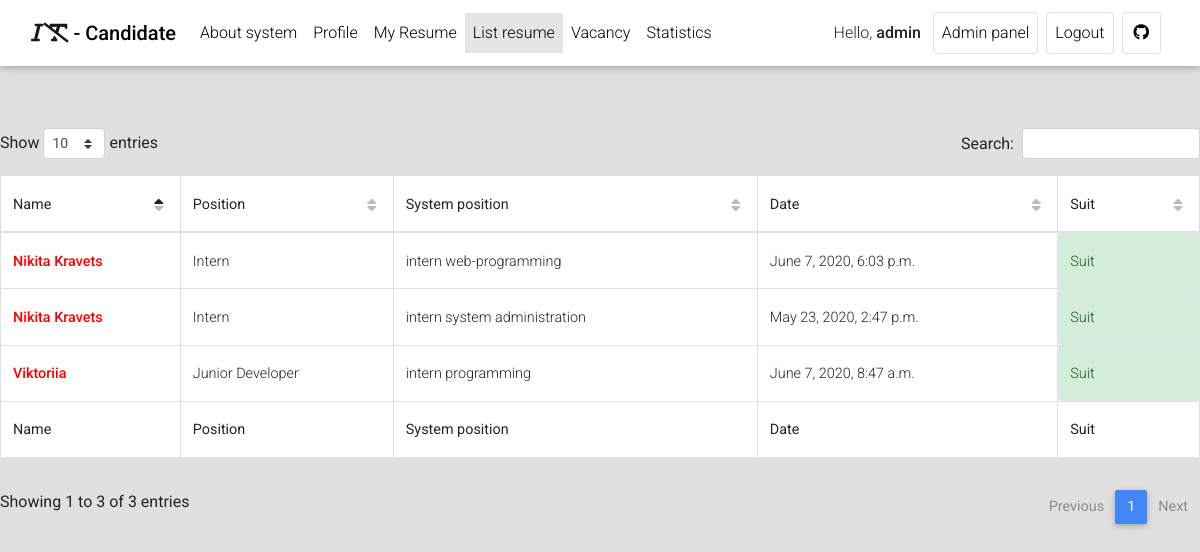
The app's page /resume/ (signed in) with its own data.
### DilomProject/apps/resume/models.py (models this page shows, shortened)
class Resume(models.Model):
    user = models.OneToOneField(User, on_delete = models.CASCADE)
    resume_PIB = models.CharField(
        'Your name',
        max_length = 64,
    )
    resume_email = models.EmailField(
        'Email',
        max_length = 20,
    )
    resume_adress = models.CharField(
        'Home adress',
        max_length = 150,
    )
    resume_phone = models.CharField(
        'Phone number',
        max_length = 20,
    )
    resume_github = models.URLField(
        'Github link',
        max_length = 30,
        blank=True,
    )
    resume_position = models.CharField(
        'Position',
        max_length = 30,
    )
    resume_experience = models.CharField(
        'Experience',
        max_length = 30,
    )
    resume_years = models.CharField(
        'Years',
        max_length = 3,
    )
    resume_education = models.CharField(
        'Education',
        max_length = 30,
    )
    resume_lng_c_plus = models.CharField(
        'C/C++',
        max_length = 20,
    )
    resume_lng_c_sharp = models.CharField(
        'C#',
        max_length = 20,
    )
    resume_lng_pascal = models.CharField(
        'Pascal',
        max_length = 20,
    )
    resume_lng_java = models.CharField(
        'Java',
        max_length = 20,
    )
    resume_lng_html_css = models.CharField(
        'Html/Css',
        max_length = 20,
    )
    resume_lng_JS = models.CharField(
        'JavaScript',
        max_length = 20,
    )
    resume_lng_Bootstrap = models.CharField(
        'Bootstrap',
        max_length = 20,
    )
    resume_lng_php = models.CharField(
        'PHP',
        max_length = 20,
    )
    resume_lng_python = models.CharField(
        'Python',
        max_length = 20,
    )
    resume_lng_django = models.CharField(
        'Django',
        max_length = 20,
    )
    resume_lng_NET = models.CharField(
        '.Net',
        max_length = 20,
    )
    resume_lng_nodejs = models.CharField(
        'Node.js',
        max_length = 20,
    )
    resume_cms_wordpress = models.CharField(
        'Wordpress',
        max_length = 20,
    )
    resume_cms_joomla = models.CharField(
        'Joomla',
        max_length = 20,
    )
    resume_cms_drupal = models.CharField(
        'Drupal',
        max_length = 20,
    )
    resume_os_windows = models.CharField(
        'Windows',
        max_length = 20,
    )
    resume_os_linux = models.CharField(
        'Linux',
        max_length = 20,
    )
    resume_os_macos = models.CharField(
        'MacOS',
        max_length = 20,
    )
    resume_english = models.CharField(
        'English',
        max_length = 20,
    )
    resume_date = models.DateTimeField(
        'Date public resume'
    )
    class Meta:
        verbose_name = 'Resume'
        verbose_name_plural = 'Resume'

class Position_Area(models.Model):
    user = models.OneToOneField(User, on_delete = models.CASCADE)
    system_position = models.CharField('System position', max_length = 30, blank=True,)
    system_area = models.CharField('System area', max_length = 30, blank=True,)

### DilomProject/apps/resume/decorators.py (the view)
        def wrapper_function(request, *args, **kwargs):
            group = None
            if request.user.groups.exists():
                group = request.user.groups.all()[0].name
            if group == 'user':
                return redirect('/')
            if group == 'admin':
                return view_func(request, *args, **kwargs)

### DilomProject/apps/resume/views.py (called while the page is built)
@login_required(login_url='login')
@admin_only
def index(request):
    latest_resume_list = Resume.objects.order_by('-resume_date')[:10]
    return render(request, 'resume/main.html', {'latest_resume_list':latest_resume_list})

### DilomProject/templates/resume/main.html (shortened to what this page needs)
{% extends 'base.html' %}
         {% block content %}
 <br><br>
     <table id="dtBasicExample" class="table table table-hover table-bordered white lighten-2" cellspacing="0" width="100%">
  <thead>
    <tr>
      <th class="th-sm">Name
      </th>
      <th class="th-sm">Position
      </th>
      <th class="th-sm">System position
      </th>
      <th class="th-sm">Date
      </th>
      <th class="th-sm">Suit
      </th>
    </tr>
  </thead>
  <tbody>
   {% if latest_resume_list %}
      {% for a in latest_resume_list %}
    <tr>
      <td><a href="{% url 'resume:detail_resume' a.id %}"><font color="red"><strong>{{a.resume_PIB}}</strong></font></a></td>
      <td>{{a.resume_position}}</td>
      <td>{{a.user.position_area.system_position}} {{a.user.position_area.system_area}} </td>
      <td>{{a.resume_date}}</td>
      <td class="alert alert-success">Suit</td>
     {% endfor %}
     {% endif %}
  </tbody>
  <tfoot>
   <tr>
      <th class="th-sm">Name
      </th>
      <th class="th-sm">Position
      </th>
      <th class="th-sm">System position
      </th>
      <th class="th-sm">Date
      </th>
      <th class="th-sm">Suit
      </th>
    </tr>
  </tfoot>
</table>
{% endblock %}

### DilomProject/templates/base.html (shortened to what this page needs)
<!DOCTYPE html>
<html lang="en">
<head>
    {% load static %}
    {% load static %}
    <link rel="stylesheet" href="https://use.fontawesome.com/releases/v5.11.2/css/all.css">
    {% load static %}
    {% load static %}
    <link rel="stylesheet" href="{% static 'css/bootstrap.min.css' %}">
    {% load static %}
    <link rel="stylesheet" href="{% static 'css/mdb.min.css' %}">
    {% load static %}
    <link rel="stylesheet" href=" {% static 'css/style.css' %} ">
    {% load static %}
    <link href="{% static '/css/addons/datatables.min.css' %}" rel="stylesheet">
     </head>
<body class="grey lighten-2">
   <header>
       <nav class="navbar fixed-top navbar-expand-lg navbar-light white scrolling-navbar">
           <div class="container-fluid">
               <a href="/" class="navbar-brand waves-effect"><i class="fas fa-italic"></i><i class="fas fa-remove-format"></i><strong class="black-text"> - Candidate</strong></a>
               <div class="collapse navbar-collapse" id="navbarContent">
                   <ul class="navbar-nav mr-auto">
                       <li class="nav-item  {% if request.path == '/' %}active{% endif %}">
                           <a href="/" class="nav-link waves-effect">About system</a>
                       </li>
                       <li class="nav-item  {% if request.path == '/profile' %}active{% endif %}">
                           <a href="/profile" class="nav-link waves-effect">Profile</a>
                       </li>
                       {% if request.user.resume %}
                       <li class="nav-item {% if request.path == '/my_resume' %}active{% endif %}">
                           <a href="/my_resume" class="nav-link waves-effect">My Resume</a>
                       </li>
                       {% else %}
                       <li class="nav-item {% if request.path == '/add_resume' %}active{% endif %}">
                           <a href="/add_resume" class="nav-link waves-effect">Add Resume</a>
                       </li>
                       {% endif %}
                       {% if request.user.is_staff %}
                       <li class="nav-item {% if request.path == '/resume/' %}active{% endif %}">
                           <a href="/resume" class="nav-link waves-effect">List resume</a>
                       </li>
                       <li class="nav-item">
                           <a href="/resume" class="nav-link waves-effect">Vacancy</a>
                       </li>
                       <li class="nav-item">
                           <a href="/resume" class="nav-link waves-effect">Statistics</a>
                       </li>
                       {% endif %}
                   </ul>
                   <span>Hello, <strong>{{request.user}}&nbsp; &nbsp;</strong></span>
                   <ul class="navbar-nav nav-flex-icons">
                      {% if request.user.is_staff %}
                      <li class="nav-item mr-2">
                           <a href="/admin" class="nav-link border border-light rounded waves-effect">
                               Admin panel
                           </a>
                       </li>
                       {% endif %}
                       <li class="nav-item mr-2">
                           <a href="/logout" class="nav-link border border-light rounded waves-effect">
                               Logout
                           </a>
                       </li>
                        <li class="nav-item mr-2">
                           <a href="" class="nav-link border border-light rounded waves-effect">
                               <i class="fab fa-github"></i>
                           </a>
                       </li>
                   </ul>
               </div>
           </div>
       </nav>
   </header>
    <br><br><br>
         {% block content %}
 {% endblock %}
    {% load static %}
    {% load static %}
    {% load static %}
    {% load static %}
    {% load static %}
</body>
</html>

### records on screen
Resume: resume_PIB "Nikita Kravets", resume_position "Intern", user.position_area.system_position "intern", user.position_area.system_area "web-programming", resume_date "June 7, 2020, 6:03 p.m."
Resume: resume_PIB "Viktoriia", resume_position "Junior Developer", user.position_area.system_position "intern", user.position_area.system_area "programming", resume_date "June 7, 2020, 8:47 a.m."
Resume: resume_PIB "Nikita Kravets", resume_position "Intern", user.position_area.system_position "intern", user.position_area.system_area "system administration", resume_date "May 23, 2020, 2:47 p.m."

### other values on screen
{{ request.user }} "admin"
